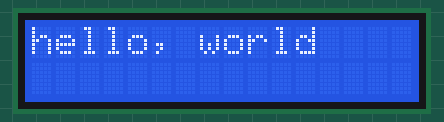
Bench run of a sketch on a simulated Arduino Uno, built with avr-gcc and run on an emulated ATmega328P. On the bench: 16×2 character LCD.

Above: at 2.1 s.
At 4.1 s:
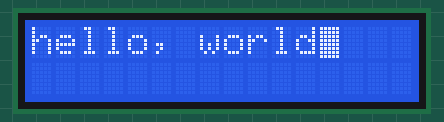
At 16.1 s:
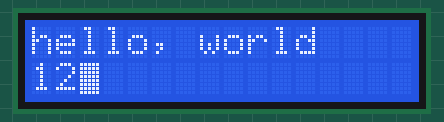
At 18.1 s:
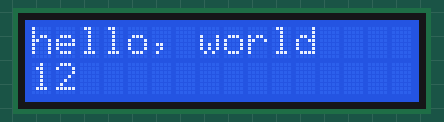
At 28.1 s:
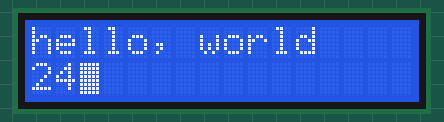
At 34.1 s:
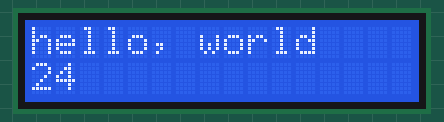

The sketch:

Menampilkan_dan_menghapus_karakter_pada_LCD.ino
```cpp
#include <LiquidCrystal.h>

LiquidCrystal lcd(12, 11, 5, 4, 3, 2);

void setup() {
  lcd.begin(16, 2);
  lcd.print("hello, world");
}

void loop() {
  lcd.noDisplay();
  delay(2000);
  lcd.display();
  delay(2000);

  lcd.blink();
  delay(2000);
  lcd.noBlink();
  delay(2000);

  lcd.cursor();
  delay(2000);
  lcd.noCursor();
  delay(2000);

  lcd.setCursor(0, 1);
  lcd.print(millis()/1000);

  if (millis()/1000 > 25) {
    lcd.clear();
    delay(2000);
    lcd.print("Hellow World 2");
  }
}
```

Measured:
- what the display in image 0 shows lasts 2.0 s, from 2.1 s to 4.1 s
